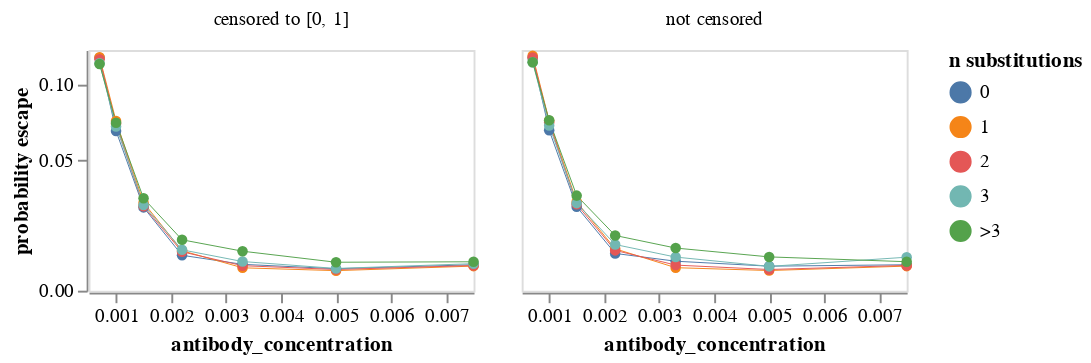

The code cell stored with this chart in its notebook:
### Markdown cell above
Plot mean probability of escape across all variants with the indicated number of mutations.
Note that this plot weights each variant the same in the means regardless of how many barcode counts it has.
We plot means for both censored (set to between 0 and 1) and uncensored probabilities of escape.
Also, note it uses a symlog scale for the y-axis.
Mouseover points for values:

### Code cell
max_aa_subs = 4  # group if >= this many substitutions

mean_prob_escape = (
    prob_escape.assign(
        n_subs=lambda x: (
            x["aa_substitutions_reference"]
            .str.split()
            .map(len)
            .clip(upper=max_aa_subs)
            .map(lambda n: str(n) if n < max_aa_subs else f">{max_aa_subs - 1}")
        )
    )
    .groupby(["antibody_concentration", "n_subs"], as_index=False)
    .aggregate({"prob_escape": "mean", "prob_escape_uncensored": "mean"})
    .rename(
        columns={
            "prob_escape": "censored to [0, 1]",
            "prob_escape_uncensored": "not censored",
        }
    )
    .melt(
        id_vars=["antibody_concentration", "n_subs"],
        var_name="censored",
        value_name="probability escape",
    )
)

mean_prob_escape_chart = (
    alt.Chart(mean_prob_escape)
    .encode(
        x=alt.X("antibody_concentration"),
        y=alt.Y(
            "probability escape",
            scale=alt.Scale(type="symlog", constant=0.05),
        ),
        column=alt.Column("censored", title=None),
        color=alt.Color("n_subs", title="n substitutions"),
        tooltip=[
            alt.Tooltip(c, format=".3g") if mean_prob_escape[c].dtype == float else c
            for c in mean_prob_escape.columns
        ],
    )
    .mark_line(point=True, size=0.5)
    .properties(width=200, height=125)
    .configure_axis(grid=False)
)

mean_prob_escape_chart

### Figure 1 — Vega-Lite specification as saved in the notebook (floating-point values rounded to 4 significant figures)
{"config": {"view": {"continuousWidth": 400, "continuousHeight": 300}, "axis": {"grid": false}}, "data": {"name": "data-cfed9c34652849f8b3033226cddee6b5"}, "mark": {"type": "line", "point": true, "size": 0.5}, "encoding": {"color": {"field": "n_subs", "title": "n substitutions", "type": "nominal"}, "column": {"field": "censored", "title": null, "type": "nominal"}, "tooltip": [{"field": "antibody_concentration", "format": ".3g", "type": "quantitative"}, {"field": "n_subs", "type": "nominal"}, {"field": "censored", "type": "nominal"}, {"field": "probability escape", "format": ".3g", "type": "quantitative"}], "x": {"field": "antibody_concentration", "type": "quantitative"}, "y": {"field": "probability escape", "scale": {"constant": 0.05, "type": "symlog"}, "type": "quantitative"}}, "height": 125, "width": 200, "$schema": "https://vega.github.io/schema/vega-lite/v5.2.0.json", "datasets": {"data-cfed9c34652849f8b3033226cddee6b5": [{"antibody_concentration": 0.0007, "n_subs": "0", "censored": "censored to [0, 1]", "probability escape": 0.1227}, {"antibody_concentration": 0.0007, "n_subs": "1", "censored": "censored to [0, 1]", "probability escape": 0.1233}, {"antibody_concentration": 0.0007, "n_subs": "2", "censored": "censored to [0, 1]", "probability escape": 0.1214}, {"antibody_concentration": 0.0007, "n_subs": "3", "censored": "censored to [0, 1]", "probability escape": 0.1178}, {"antibody_concentration": 0.0007, "n_subs": ">3", "censored": "censored to [0, 1]", "probability escape": 0.1171}, {"antibody_concentration": 0.001, "n_subs": "0", "censored": "censored to [0, 1]", "probability escape": 0.067}, {"antibody_concentration": 0.001, "n_subs": "1", "censored": "censored to [0, 1]", "probability escape": 0.07336}, {"antibody_concentration": 0.001, "n_subs": "2", "censored": "censored to [0, 1]", "probability escape": 0.07158}, {"antibody_concentration": 0.001, "n_subs": "3", "censored": "censored to [0, 1]", "probability escape": 0.06981}, {"antibody_concentration": 0.001, "n_subs": ">3", "censored": "censored to [0, 1]", "probability escape": 0.07226}, {"antibody_concentration": 0.0015, "n_subs": "0", "censored": "censored to [0, 1]", "probability escape": 0.0279}, {"antibody_concentration": 0.0015, "n_subs": "1", "censored": "censored to [0, 1]", "probability escape": 0.02987}, {"antibody_concentration": 0.0015, "n_subs": "2", "censored": "censored to [0, 1]", "probability escape": 0.02834}, {"antibody_concentration": 0.0015, "n_subs": "3", "censored": "censored to [0, 1]", "probability escape": 0.02891}, {"antibody_concentration": 0.0015, "n_subs": ">3", "censored": "censored to [0, 1]", "probability escape": 0.03174}, {"antibody_concentration": 0.0022, "n_subs": "0", "censored": "censored to [0, 1]", "probability escape": 0.01037}, {"antibody_concentration": 0.0022, "n_subs": "1", "censored": "censored to [0, 1]", "probability escape": 0.01184}, {"antibody_concentration": 0.0022, "n_subs": "2", "censored": "censored to [0, 1]", "probability escape": 0.01149}, {"antibody_concentration": 0.0022, "n_subs": "3", "censored": "censored to [0, 1]", "probability escape": 0.01214}, {"antibody_concentration": 0.0022, "n_subs": ">3", "censored": "censored to [0, 1]", "probability escape": 0.01555}, {"antibody_concentration": 0.0033, "n_subs": "0", "censored": "censored to [0, 1]", "probability escape": 0.007527}, {"antibody_concentration": 0.0033, "n_subs": "1", "censored": "censored to [0, 1]", "probability escape": 0.006474}, {"antibody_concentration": 0.0033, "n_subs": "2", "censored": "censored to [0, 1]", "probability escape": 0.007117}, {"antibody_concentration": 0.0033, "n_subs": "3", "censored": "censored to [0, 1]", "probability escape": 0.00839}, {"antibody_concentration": 0.0033, "n_subs": ">3", "censored": "censored to [0, 1]", "probability escape": 0.01169}, {"antibody_concentration": 0.005, "n_subs": "0", "censored": "censored to [0, 1]", "probability escape": 0.006193}, {"antibody_concentration": 0.005, "n_subs": "1", "censored": "censored to [0, 1]", "probability escape": 0.005623}, {"antibody_concentration": 0.005, "n_subs": "2", "censored": "censored to [0, 1]", "probability escape": 0.005966}, {"antibody_concentration": 0.005, "n_subs": "3", "censored": "censored to [0, 1]", "probability escape": 0.006278}, {"antibody_concentration": 0.005, "n_subs": ">3", "censored": "censored to [0, 1]", "probability escape": 0.00817}, {"antibody_concentration": 0.0075, "n_subs": "0", "censored": "censored to [0, 1]", "probability escape": 0.007395}, {"antibody_concentration": 0.0075, "n_subs": "1", "censored": "censored to [0, 1]", "probability escape": 0.006987}, {"antibody_concentration": 0.0075, "n_subs": "2", "censored": "censored to [0, 1]", "probability escape": 0.007169}, {"antibody_concentration": 0.0075, "n_subs": "3", "censored": "censored to [0, 1]", "probability escape": 0.007736}, {"antibody_concentration": 0.0075, "n_subs": ">3", "censored": "censored to [0, 1]", "probability escape": 0.008318}, {"antibody_concentration": 0.0007, "n_subs": "0", "censored": "not censored", "probability escape": 0.1227}, {"antibody_concentration": 0.0007, "n_subs": "1", "censored": "not censored", "probability escape": 0.1246}, {"antibody_concentration": 0.0007, "n_subs": "2", "censored": "not censored", "probability escape": 0.123}, {"antibody_concentration": 0.0007, "n_subs": "3", "censored": "not censored", "probability escape": 0.1187}, {"antibody_concentration": 0.0007, "n_subs": ">3", "censored": "not censored", "probability escape": 0.1187}, {"antibody_concentration": 0.001, "n_subs": "0", "censored": "not censored", "probability escape": 0.06742}, {"antibody_concentration": 0.001, "n_subs": "1", "censored": "not censored", "probability escape": 0.07351}, {"antibody_concentration": 0.001, "n_subs": "2", "censored": "not censored", "probability escape": 0.07235}, {"antibody_concentration": 0.001, "n_subs": "3", "censored": "not censored", "probability escape": 0.0704}, {"antibody_concentration": 0.001, "n_subs": ">3", "censored": "not censored", "probability escape": 0.07382}, {"antibody_concentration": 0.0015, "n_subs": "0", "censored": "not censored", "probability escape": 0.02816}, {"antibody_concentration": 0.0015, "n_subs": "1", "censored": "not censored", "probability escape": 0.03023}, {"antibody_concentration": 0.0015, "n_subs": "2", "censored": "not censored", "probability escape": 0.02918}, {"antibody_concentration": 0.0015, "n_subs": "3", "censored": "not censored", "probability escape": 0.02968}, {"antibody_concentration": 0.0015, "n_subs": ">3", "censored": "not censored", "probability escape": 0.03293}, {"antibody_concentration": 0.0022, "n_subs": "0", "censored": "not censored", "probability escape": 0.01096}, {"antibody_concentration": 0.0022, "n_subs": "1", "censored": "not censored", "probability escape": 0.01248}, {"antibody_concentration": 0.0022, "n_subs": "2", "censored": "not censored", "probability escape": 0.01196}, {"antibody_concentration": 0.0022, "n_subs": "3", "censored": "not censored", "probability escape": 0.01393}, {"antibody_concentration": 0.0022, "n_subs": ">3", "censored": "not censored", "probability escape": 0.01708}, {"antibody_concentration": 0.0033, "n_subs": "0", "censored": "not censored", "probability escape": 0.008491}, {"antibody_concentration": 0.0033, "n_subs": "1", "censored": "not censored", "probability escape": 0.006512}, {"antibody_concentration": 0.0033, "n_subs": "2", "censored": "not censored", "probability escape": 0.007293}, {"antibody_concentration": 0.0033, "n_subs": "3", "censored": "not censored", "probability escape": 0.009788}, {"antibody_concentration": 0.0033, "n_subs": ">3", "censored": "not censored", "probability escape": 0.01273}, {"antibody_concentration": 0.005, "n_subs": "0", "censored": "not censored", "probability escape": 0.006964}, {"antibody_concentration": 0.005, "n_subs": "1", "censored": "not censored", "probability escape": 0.005662}, {"antibody_concentration": 0.005, "n_subs": "2", "censored": "not censored", "probability escape": 0.005966}, {"antibody_concentration": 0.005, "n_subs": "3", "censored": "not censored", "probability escape": 0.006903}, {"antibody_concentration": 0.005, "n_subs": ">3", "censored": "not censored", "probability escape": 0.009848}, {"antibody_concentration": 0.0075, "n_subs": "0", "censored": "not censored", "probability escape": 0.007395}, {"antibody_concentration": 0.0075, "n_subs": "1", "censored": "not censored", "probability escape": 0.006987}, {"antibody_concentration": 0.0075, "n_subs": "2", "censored": "not censored", "probability escape": 0.007196}, {"antibody_concentration": 0.0075, "n_subs": "3", "censored": "not censored", "probability escape": 0.009748}, {"antibody_concentration": 0.0075, "n_subs": ">3", "censored": "not censored", "probability escape": 0.008336}]}}
